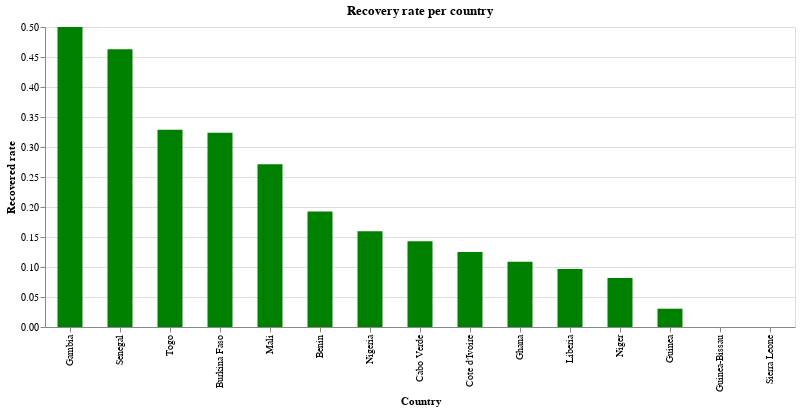

Notebook source saved alongside this figure:
### Markdown cell above
### Recovery rate per country

### Code cell
alt.Chart(source).mark_bar(size = 25).encode(x = alt.X('Country', sort='-y'), y = 'Recovered rate', color = alt.value('green'),).properties(width = alt.Step(50), height = 300, title = 'Recovery rate per country').interactive()

### Figure 1 — Vega-Lite specification as saved in the notebook (floating-point values rounded to 4 significant figures)
{"config": {"view": {"continuousWidth": 400, "continuousHeight": 300}}, "data": {"name": "data-fe46e20c78ec254f98f8fa2a43749d10"}, "mark": {"type": "bar", "size": 25}, "encoding": {"color": {"value": "green"}, "x": {"type": "nominal", "field": "Country", "sort": "-y"}, "y": {"type": "quantitative", "field": "Recovered rate"}}, "height": 300, "selection": {"selector004": {"type": "interval", "bind": "scales", "encodings": ["x", "y"]}}, "title": "Recovery rate per country", "width": {"step": 50}, "$schema": "https://vega.github.io/schema/vega-lite/v4.0.2.json", "datasets": {"data-fe46e20c78ec254f98f8fa2a43749d10": [{"Country": "Burkina Faso", "Lat": 12.24, "Long": -1.562, "Date": "2020-04-08T00:00:00", "Confirmed_cases": 414, "Dead": 23, "Recovered": 134, "ill people": 280, "Death rate": 0.05556, "Recovered rate": 0.3237}, {"Country": "Cote d'Ivoire", "Lat": 7.54, "Long": -5.547, "Date": "2020-04-08T00:00:00", "Confirmed_cases": 384, "Dead": 3, "Recovered": 48, "ill people": 336, "Death rate": 0.007812, "Recovered rate": 0.125}, {"Country": "Niger", "Lat": 17.61, "Long": 8.082, "Date": "2020-04-08T00:00:00", "Confirmed_cases": 342, "Dead": 11, "Recovered": 28, "ill people": 314, "Death rate": 0.03216, "Recovered rate": 0.08187}, {"Country": "Ghana", "Lat": 7.947, "Long": -1.023, "Date": "2020-04-08T00:00:00", "Confirmed_cases": 313, "Dead": 6, "Recovered": 34, "ill people": 279, "Death rate": 0.01917, "Recovered rate": 0.1086}, {"Country": "Nigeria", "Lat": 9.082, "Long": 8.675, "Date": "2020-04-08T00:00:00", "Confirmed_cases": 276, "Dead": 6, "Recovered": 44, "ill people": 232, "Death rate": 0.02174, "Recovered rate": 0.1594}, {"Country": "Senegal", "Lat": 14.5, "Long": -14.45, "Date": "2020-04-08T00:00:00", "Confirmed_cases": 244, "Dead": 2, "Recovered": 113, "ill people": 131, "Death rate": 0.008197, "Recovered rate": 0.4631}, {"Country": "Guinea", "Lat": 9.946, "Long": -9.697, "Date": "2020-04-08T00:00:00", "Confirmed_cases": 164, "Dead": 0, "Recovered": 5, "ill people": 159, "Death rate": 0.0, "Recovered rate": 0.03049}, {"Country": "Togo", "Lat": 8.62, "Long": 0.8248, "Date": "2020-04-08T00:00:00", "Confirmed_cases": 70, "Dead": 3, "Recovered": 23, "ill people": 47, "Death rate": 0.04286, "Recovered rate": 0.3286}, {"Country": "Mali", "Lat": 17.57, "Long": -3.996, "Date": "2020-04-08T00:00:00", "Confirmed_cases": 59, "Dead": 7, "Recovered": 16, "ill people": 43, "Death rate": 0.1186, "Recovered rate": 0.2712}, {"Country": "Guinea-Bissau", "Lat": 11.8, "Long": -15.18, "Date": "2020-04-08T00:00:00", "Confirmed_cases": 33, "Dead": 0, "Recovered": 0, "ill people": 33, "Death rate": 0.0, "Recovered rate": 0.0}, {"Country": "Liberia", "Lat": 6.428, "Long": -9.43, "Date": "2020-04-08T00:00:00", "Confirmed_cases": 31, "Dead": 4, "Recovered": 3, "ill people": 28, "Death rate": 0.129, "Recovered rate": 0.09677}, {"Country": "Benin", "Lat": 9.308, "Long": 2.316, "Date": "2020-04-08T00:00:00", "Confirmed_cases": 26, "Dead": 1, "Recovered": 5, "ill people": 21, "Death rate": 0.03846, "Recovered rate": 0.1923}, {"Country": "Cabo Verde", "Lat": 16.54, "Long": -23.04, "Date": "2020-04-08T00:00:00", "Confirmed_cases": 7, "Dead": 1, "Recovered": 1, "ill people": 6, "Death rate": 0.1429, "Recovered rate": 0.1429}, {"Country": "Sierra Leone", "Lat": 8.461, "Long": -11.78, "Date": "2020-04-08T00:00:00", "Confirmed_cases": 7, "Dead": 0, "Recovered": 0, "ill people": 7, "Death rate": 0.0, "Recovered rate": 0.0}, {"Country": "Gambia", "Lat": 13.44, "Long": -15.31, "Date": "2020-04-08T00:00:00", "Confirmed_cases": 4, "Dead": 1, "Recovered": 2, "ill people": 2, "Death rate": 0.25, "Recovered rate": 0.5}]}}
